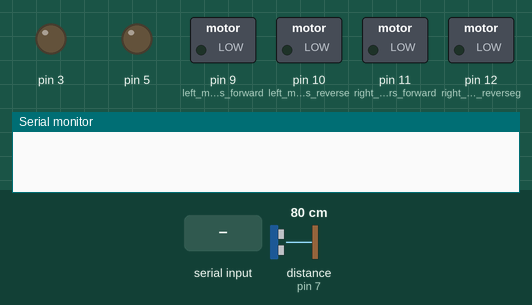
Recording of a sketch running on a simulated Arduino Uno, built with avr-gcc and run on an emulated ATmega328P. Parts: switched loads named in the sketch (green lamp = pin HIGH), output pins drawn as LEDs (lit = HIGH), the last lines printed to the serial monitor. Dashed ring = blinking. Inputs (shaded band) come from the test bench; at power-on: distance to the obstacle (sensor on pin 7) 80 cm. The echo pulse lasts 58.3 µs per cm; pins used as bus, display or sensor lines are not drawn.

Above: at 1.2 s.
1.3 s: "1" received over Serial
At 2.3 s:
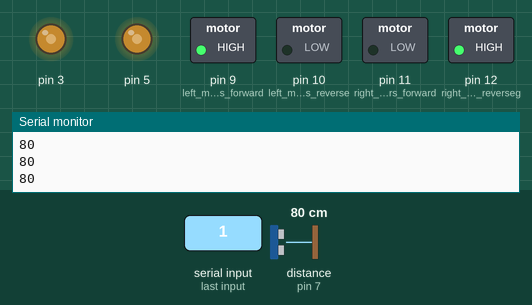
2.8 s: distance to the obstacle (sensor on pin 7) set to 58 cm
4.3 s: distance to the obstacle (sensor on pin 7) set to 51 cm
At 4.5 s:
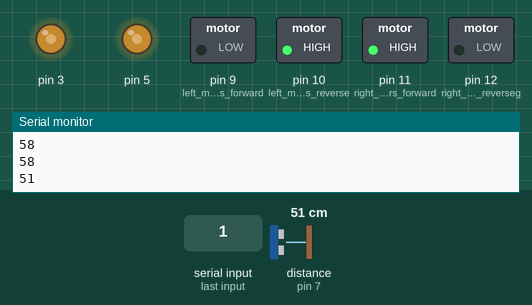
7.3 s: distance to the obstacle (sensor on pin 7) set to 60 cm
At 8.6 s:
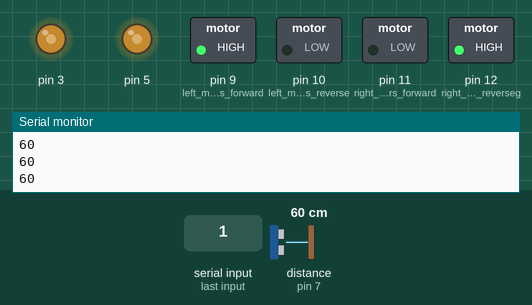
9.0 s: "3" received over Serial
At 9.3 s:
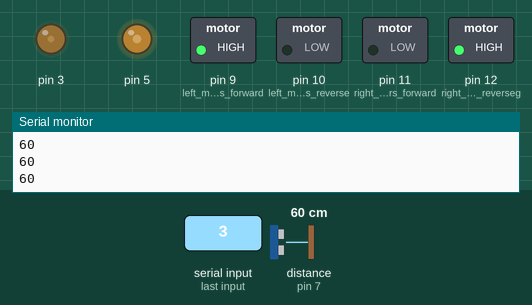
10.5 s: "2" received over Serial
At 11.6 s:
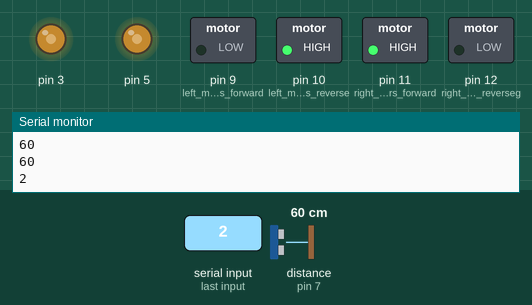
Timing chart, 0 to 13.0 s (numbered marks = the images above; inputs shaded):
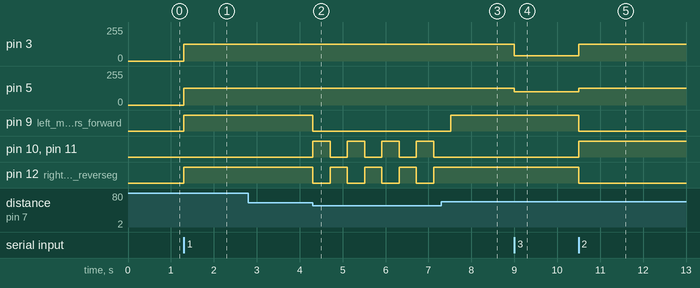

Measured:
- the behaviour switches between 56 and 55 cm on distance to the obstacle (sensor on pin 7) (found by bisection; images 1 and 2)
- after the input at 1.3 s, pin 3, pin 5: 0/255 → 127/255 at once; pin 9 (left_motors_forward), pin 12 (right_motors_reverseg): LOW → HIGH at once
- after the input at 4.3 s, pin 9 (left_motors_forward): HIGH → LOW at once; pin 10 (left_motors_reverse), pin 11 (right_motors_forward), pin 12 (right_motors_reverseg): alternates HIGH for 0.40 s and LOW for 0.40 s, starting at once
- after the input at 7.3 s, pin 9 (left_motors_forward): LOW → HIGH after 0.22 s; pin 10 (left_motors_reverse), pin 11 (right_motors_forward): stops changing and stays LOW; pin 12 (right_motors_reverseg): stops changing and stays HIGH
- after the input at 9.0 s, pin 3: 127/255 → 40/255 at once; pin 5: 127/255 → 100/255 at once
- after the input at 10.5 s, pin 3: 40/255 → 127/255 at once; pin 5: 100/255 → 127/255 at once; pin 9 (left_motors_forward), pin 12 (right_motors_reverseg): HIGH → LOW at once; pin 10 (left_motors_reverse), pin 11 (right_motors_forward): LOW → HIGH at once

The sketch:

RC_CAR.ino
```cpp
//3rd--->right

char t=' ';
#define trigPin 8
#define echoPin 7
long duration;
long distance;
int maximumRange = 55; // Maximum range needed
int minimumRange = 0; // Minimum range needed
int flag_l=0;
int flag_r=0;

int flag=0;

#define R_S 13 //sincer R
#define S_S 4 //sincer S
#define L_S 2 //sincer L

void forward_ir(){
  analogWrite(5,65);
  analogWrite(3,60);
  digitalWrite(9,HIGH);
  digitalWrite(10,LOW);
  digitalWrite(11,LOW);
  digitalWrite(12,HIGH);
  }


  void left_ir()
{
      analogWrite(5,45);
  analogWrite(3,65);
   digitalWrite(9,HIGH);
  digitalWrite(10,LOW);
  digitalWrite(11,LOW);
  digitalWrite(12,HIGH);
  }


    void right_ir()
  {
      analogWrite(5,65);
  analogWrite(3,30);
    digitalWrite(9,HIGH);
  digitalWrite(10,LOW);
  digitalWrite(11,LOW);
  digitalWrite(12,HIGH);
    }


void stop_m()
   {
        analogWrite(5,0);
  analogWrite(3,0);
    digitalWrite(9,LOW);
  digitalWrite(10,LOW);
  digitalWrite(11,LOW);
  digitalWrite(12,LOW);
    }

 void forward(){

  digitalWrite(9,HIGH  );
  digitalWrite(10,LOW);
  digitalWrite(11,LOW);
  digitalWrite(12,HIGH);
  analogWrite(5,127);
  analogWrite(3,127);
  }

  void reverse() {
      digitalWrite(9,LOW);
  digitalWrite(10,HIGH);
  digitalWrite(11,HIGH);
  digitalWrite(12,LOW);
    analogWrite(5,127);
  analogWrite(3,127);
      }

      void right()
  {
    digitalWrite(9,HIGH);
  digitalWrite(10,LOW);
  digitalWrite(11,LOW);
  digitalWrite(12,HIGH);
  analogWrite(5,100);
  analogWrite(3,40);
    }

    void left()
{
   digitalWrite(9,HIGH);
  digitalWrite(10,LOW);
  digitalWrite(11,LOW);
  digitalWrite(12,HIGH);
    analogWrite(5,75);
  analogWrite(3,100);
  }


void setup() {

pinMode(9,OUTPUT);   //left motors forward
pinMode(10,OUTPUT);   //left motors reverse
pinMode(11,OUTPUT);   //right motors forward
pinMode(12,OUTPUT);   //right motors reverseg
pinMode(5,OUTPUT);
pinMode(3,OUTPUT);

pinMode(L_S, INPUT);
pinMode(S_S, INPUT);
pinMode(R_S, INPUT);

 pinMode(trigPin,OUTPUT);
 pinMode(echoPin,INPUT);

Serial.begin(9600);

}

void loop() {

if(Serial.available()){
  t = Serial.read();
  Serial.println(t);
}

if(t == '1'){ //move forward(all motors rotate in forward direction)


  forward();
  digitalWrite(trigPin,LOW);
   delayMicroseconds(2);
   digitalWrite(trigPin,HIGH);
   delayMicroseconds(10);
   digitalWrite(trigPin,LOW);
  duration= pulseIn(echoPin,HIGH);
  distance = duration / 58 ;
  Serial.println(distance);

  if (!(distance > maximumRange || distance < minimumRange))
{
    digitalWrite(9,LOW);
  digitalWrite(10,HIGH);
  digitalWrite(11,HIGH);
  digitalWrite(12,LOW);
    analogWrite(5,127);
  analogWrite(3,127);
  delay(400);

  digitalWrite(9,LOW);
  digitalWrite(10,LOW);
  digitalWrite(11,LOW);
  digitalWrite(12,HIGH);
  analogWrite(5,127);
  analogWrite(3,127);
  delay(400);

  digitalWrite(9,LOW);
  digitalWrite(10,LOW);
  digitalWrite(11,LOW);
  digitalWrite(12,LOW);
    analogWrite(5,255);
  analogWrite(3,255);
}
}


else if(t == '2'){      //move reverse (all motors rotate in reverse direction)

  reverse();
}

else if(t == '3'){      //turn right (left side motors rotate in forward direction, right side motors doesn't rotate)
  right();
  digitalWrite(trigPin,LOW);
   delayMicroseconds(2);
   digitalWrite(trigPin,HIGH);
   delayMicroseconds(10);
   digitalWrite(trigPin,LOW);
  duration= pulseIn(echoPin,HIGH);
  distance = duration / 58 ;
  Serial.println(distance);

  if (!(distance > maximumRange || distance < minimumRange))
{
    digitalWrite(9,LOW);
  digitalWrite(10,HIGH);
  digitalWrite(11,HIGH);
  digitalWrite(12,LOW);
    analogWrite(5,127);
  analogWrite(3,127);
  delay(400);

  digitalWrite(9,LOW);
  digitalWrite(10,LOW);
  digitalWrite(11,LOW);
  digitalWrite(12,HIGH);
  analogWrite(5,127);
  analogWrite(3,127);
  delay(400);

  digitalWrite(9,LOW);
  digitalWrite(10,LOW);
  digitalWrite(11,LOW);
  digitalWrite(12,LOW);
    analogWrite(5,255);
  analogWrite(3,255);
}
}

else if(t == '4'){      //turn left (right side motors rotate in forward direction, left side motors doesn't rotate)
 left();
 digitalWrite(trigPin,LOW);
   delayMicroseconds(2);
   digitalWrite(trigPin,HIGH);
   delayMicroseconds(10);
   digitalWrite(trigPin,LOW);
  duration= pulseIn(echoPin,HIGH);
  distance = duration / 58 ;
  Serial.println(distance);

  if (!(distance > maximumRange || distance < minimumRange))
{
    digitalWrite(9,LOW);
  digitalWrite(10,HIGH);
  digitalWrite(11,HIGH);
  digitalWrite(12,LOW);
    analogWrite(5,127);
  analogWrite(3,127);
  delay(400);

  digitalWrite(9,LOW);
  digitalWrite(10,LOW);
  digitalWrite(11,LOW);
  digitalWrite(12,HIGH);
  analogWrite(5,127);
  analogWrite(3,127);
  delay(400);

  digitalWrite(9,LOW);
  digitalWrite(10,LOW);
  digitalWrite(11,LOW);
  digitalWrite(12,LOW);
    analogWrite(5,255);
  analogWrite(3,255);
}
}

else if(t == '5'){      //STOP (all motors stop)

  stop_m();
}
//delay(100);

//    r sensor code
if (t=='6'){

if ((digitalRead(L_S) ==HIGH)&&(digitalRead(S_S) == LOW)&&(digitalRead(R_S) == HIGH))
{forward_ir(); }


else if ((digitalRead(L_S) == LOW)&&(digitalRead(S_S)==LOW)&&(digitalRead(R_S) == HIGH))
{
  left_ir();
  flag_l=1;
  flag_r=0;

  }


else if ((digitalRead(L_S) == LOW)&&(digitalRead(S_S) ==HIGH)&&(digitalRead(R_S) == HIGH))
{
  left_ir();
  flag_l=1;
  flag_r=0;
  }


else if ( (digitalRead(L_S) == HIGH)&&(digitalRead(S_S) == LOW) && (digitalRead(R_S) == LOW) )

{
  right_ir();
  flag_r=1;
  flag_l=0;

  }


else if ((digitalRead(L_S) == HIGH)&&(digitalRead(S_S) == HIGH)&&(digitalRead(R_S) == LOW))
{
  right_ir();
  flag_r=1;
  flag_l=0;
  }

/*if ((digitalRead(L_S) == LOW)&&(digitalRead(S_S) == LOW)&&(digitalRead(R_S) == LOW)){forward_2();}
if ((digitalRead(L_S) == HIGH)&&(digitalRead(S_S) == HIGH)&&(digitalRead(R_S) == HIGH)){forward_2();}*/
//else if ((digitalRead(L_S) == LOW)&&(digitalRead(S_S) == LOW)&&(digitalRead(R_S) == LOW) &&(flag=2)){ right_ir(); flag=0;}

if((digitalRead(L_S) == HIGH)&&(digitalRead(S_S) == HIGH)&&(digitalRead(R_S) == HIGH) && (flag_l==1))
{

      analogWrite(5,0);
  analogWrite(3,55);
   digitalWrite(9,HIGH);
  digitalWrite(10,LOW);
  digitalWrite(11,LOW);
  digitalWrite(12,HIGH);
}


if((digitalRead(L_S) == HIGH)&&(digitalRead(S_S) == HIGH)&&(digitalRead(R_S) == HIGH) && (flag_r==1))
{

      analogWrite(5,60);
  analogWrite(3,0);
   digitalWrite(9,HIGH);
  digitalWrite(10,LOW);
  digitalWrite(11,LOW);
  digitalWrite(12,HIGH);
}

//else if ((digitalRead(L_S) == HIGH)&&(digitalRead(S_S) == HIGH)&&(digitalRead(R_S) == HIGH)&&(flag=2)){ right_ir(); flag=0;  }


//else if ((digitalRead(L_S) == HIGH)&&(digitalRead(S_S) == HIGH)&&(digitalRead(R_S) == HIGH)){stop_m();}
}
}
```
